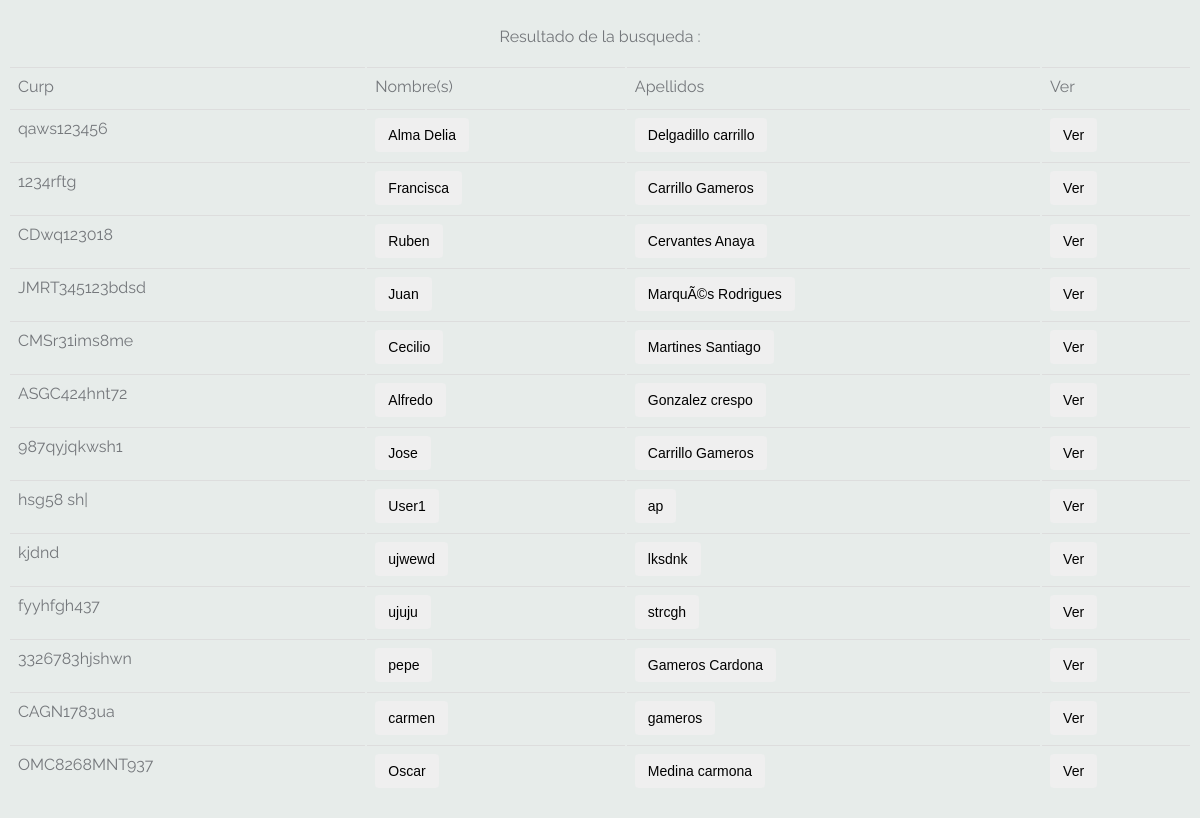
Page /proc.php on the committed database.
### tables this page shows
CREATE TABLE IF NOT EXISTS `paciente` (
  `pk_paciente` smallint(6) NOT NULL,
  `nombre` varchar(25) NOT NULL,
  `apellidos` varchar(40) NOT NULL,
  `curp` varchar(30) NOT NULL,
  `edad` int(3) NOT NULL,
  `fecha_nac` date NOT NULL,
  `sexo` varchar(10) NOT NULL,
  `enfermedades_cronicas` text NOT NULL,
  `alergias` varchar(40) NOT NULL,
  `localidad_origen` varchar(25) NOT NULL,
  `direccion` varchar(30) NOT NULL,
  `telefono` bigint(20) NOT NULL,
  `imagen` varchar(200) NOT NULL
);

### proc.php (the view, shortened to what this page needs)
<!DOCTYPE html>
<html lang="en">
<head>
		<link rel="stylesheet" type="text/css" href="css/demo.css" />
</head>
<body>
<?php
$q=$_POST["q"];
$con=conexion();
$sql="select * from paciente where nombre LIKE '".$q."%'";
$res=mysql_query($sql,$con);
if(mysql_num_rows($res)==0){
echo '<center><b>No hay sugerencias</b></center>';
}else{
echo '<center><br>Resultado de la busqueda :</b></center><br/>';
?>
<table class="table table-hover">
<tr>
	<td>Curp</td>
	<td >Nombre(s)</td>
	<td >Apellidos</td>
	<td >Ver</td>
</tr>
 <?php
 while($fila = mysql_fetch_array($res)){
 	echo"<tr>";
 		echo"<td >".$fila['curp']."</td>";
 		echo "<td><button class=btn btn-danger> <a style=color:black  href=connectar/paciente/expediente.php?pk_paciente=".$fila['pk_paciente']." "; ?><?php echo"> ".$fila['nombre']."</a> </button></td>";
 		echo "<td><button class=btn btn-danger> <a style=color:black  href=connectar/paciente/expediente.php?pk_paciente=".$fila['pk_paciente']." "; ?><?php echo"> ".$fila['apellidos']."</a> </button></td>";
 		echo "<td> <button class=btn btn-danger><a style=color:black href=connectar/paciente/expediente.php?pk_paciente=".$fila['pk_paciente']." "; ?><?php echo"> Ver </a> </button></td>";
	echo"</tr>";
 										}
?>
</table>
</body>
</html>
<?php } ?>

### css/demo.css (style rules this page uses)
*, *:after, *:before { -webkit-box-sizing: border-box; box-sizing: border-box; }
body { background: #e7ecea; color: #74777b; font-weight: 400; font-size: 1em; font-family: 'Raleway', Arial, sans-serif; }
table { background-color: transparent; }
.table { width: 100%; max-width: 100%; margin-bottom: 20px; }
.table > thead > tr > th, .table > tbody > tr > th, .table > tfoot > tr > th, .table > thead > tr > td, .table > tbody > tr > td, .table > tfoot > tr > td { padding: 8px; line-height: 1.42857143; vertical-align: top; border-top: 1px solid #ddd; }
a { color: #2CC185; text-decoration: none; outline: none; }
.btn { display: inline-block; padding: 6px 12px; margin-bottom: 0; font-size: 14px; font-weight: normal; line-height: 1.42857143; text-align: center; white-space: nowrap; vertical-align: middle; -ms-touch-action: manipulation; touch-action: manipulation; cursor: pointer; -webkit-user-select: none; -moz-user-select: none; -ms-user-select: none; user-select: none; background-image: none; border: 1px solid transparent; border-radius: 4px; }
* { -webkit-box-sizing: border-box; -moz-box-sizing: border-box; box-sizing: border-box; }
*:before, *:after { -webkit-box-sizing: border-box; -moz-box-sizing: border-box; box-sizing: border-box; }

### rows in the picture
paciente: curp "qaws123456", nombre "Alma Delia", apellidos "Delgadillo carrillo"
paciente: curp "1234rftg", nombre "Francisca", apellidos "Carrillo Gameros"
paciente: curp "CDwq123018", nombre "Ruben", apellidos "Cervantes Anaya"
paciente: curp "JMRT345123bdsd", nombre "Juan", apellidos "MarquÃ©s Rodrigues"
paciente: curp "CMSr31ims8me", nombre "Cecilio", apellidos "Martines Santiago"
paciente: curp "ASGC424hnt72", nombre "Alfredo", apellidos "Gonzalez crespo"
paciente: curp "987qyjqkwsh1", nombre "Jose", apellidos "Carrillo Gameros"
paciente: curp "hsg58 sh|", nombre "User1", apellidos "ap"
paciente: curp "kjdnd", nombre "ujwewd", apellidos "lksdnk"
paciente: curp "fyyhfgh437", nombre "ujuju", apellidos "strcgh"
paciente: curp "3326783hjshwn", nombre "pepe", apellidos "Gameros Cardona"
paciente: curp "CAGN1783ua", nombre "carmen", apellidos "gameros"
paciente: curp "OMC8268MNT937", nombre "Oscar", apellidos "Medina carmona"
